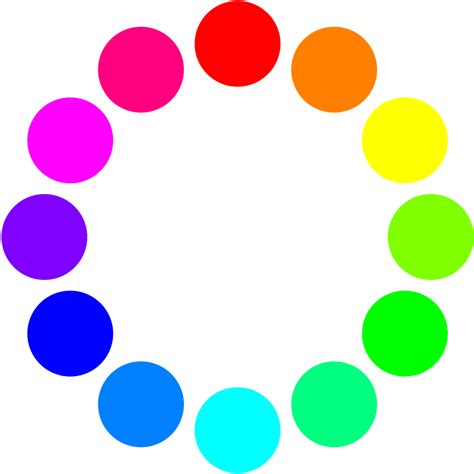
#> input picture data/raw_data/test.jpg, 474 x 474 px
$ jupyter execute --allow-errors Exercise0.ipynb   (shell and % lines are left out)
#> lines starting #> are read from the running program, lines starting #| are printed output that depends on the picture
# Let's learn how to work with notebooks.

Jupyter notebooks are an efficient way of developing your code.
Perfect for analysing and visualising your data!

Languages: Python2, Pythong3, Julia, Scala, R, C++ and many more (https://github.com/jupyter/jupyter/wiki/Jupyter-kernels)

Alternatives: Google Colab, Deepnote, Kaggle etc

Here we are working with Jupyter Lab which is an  web-based, interactive development environment that includes Jupyter notebooks

The notebooks can be recognised by the suffix `.ipynb`

# Code cells
The following cell is a code cell. You can run it by clicking in it and pressing SHIFT & ENTER or by pressing the  button.

[cell 1]
print("Hello World!")

# Markdown cells
You can use Markdown to document your code and add further analysis. You can change the mode of a cell at the drop down list in the header or ESC + "y"(code) or "m"(markdown). As you learned yesterday, with Markdown you can:

### Make lists
1. First came the egg:
    - Then I did this
    - Then this
    - And a little of this, too!
2. And then the chicken came along

### Format text:

I just love **bold text**.

I just love __bold text__.

Life is more fun in *italics*

Life is more fun in _italics_

Even more if we combine __bold__ and _italics_: ___GROOVY___

### Put text in quotes:

> Dorothy followed her through many of the beautiful rooms in her castle.
>
> What a great quote!

### Add blocks of code:

`print("Hello World!")`

# Markdown headers:
You can order your code and divide it into sections
If you have code in this section you can collapse the entire section, hiding all markdown and code cells

## Sub-Heading

[cell 2]
print("Sub-Heading code")

### Sub-sub Heading

#### Sub-sub-sub Heading

[cell 3]
print("Sub-sub-sub Heading code")

# Adding Images

You can add  any kind of image to your cells! And you can either copy them directly to the cell:

...or reference the files:

# Cells can be moved around or be collapsed.
**Important**: If you change something but the cell has not been run again, the state is not updated.

[cell 4]
b = 10


c = 50

[cell 5]
a = 40

[cell 6]
print(a+b+c)

# You don't need to re-run time-consuming or computationaly intensive code
When a cell is run once, its state is preserved. Then you can use the variable created in this cell in subsequent cells without a problem

[cell 7]
import rasterio
from rasterio.plot import show
#> (the rest of this cell did not finish here and is left out)

#> (a cell that did not finish here is left out)

# You can see the output, plot an image or a graph directly

[cell 9]
import matplotlib.pyplot as plt
import numpy as np
x = np.random.random(100)
y = np.random.random(100)

x

[cell 10]
plt.scatter(x, y, c='r', s=10)
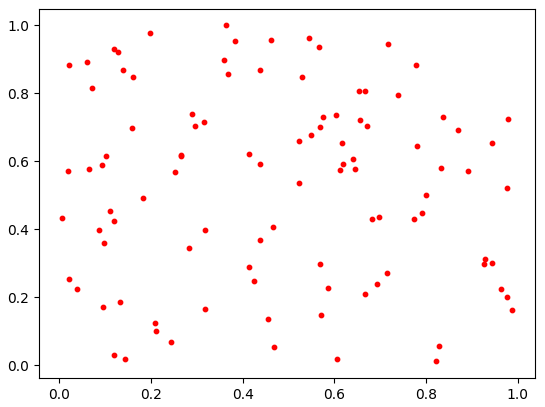
#> figure drawn by matplotlib, 1 panel

[cell 11]
import skimage
im = skimage.io.imread('../data/raw_data/test.jpg')
#> im is the input picture: shape (474, 474, 3); mean R, G, B 215.1, 215.3, 215
plt.imshow(im)
